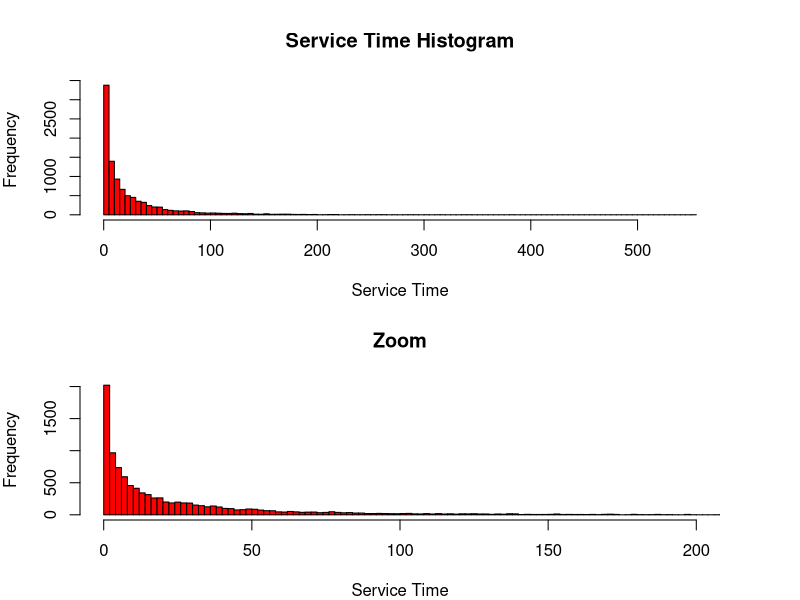
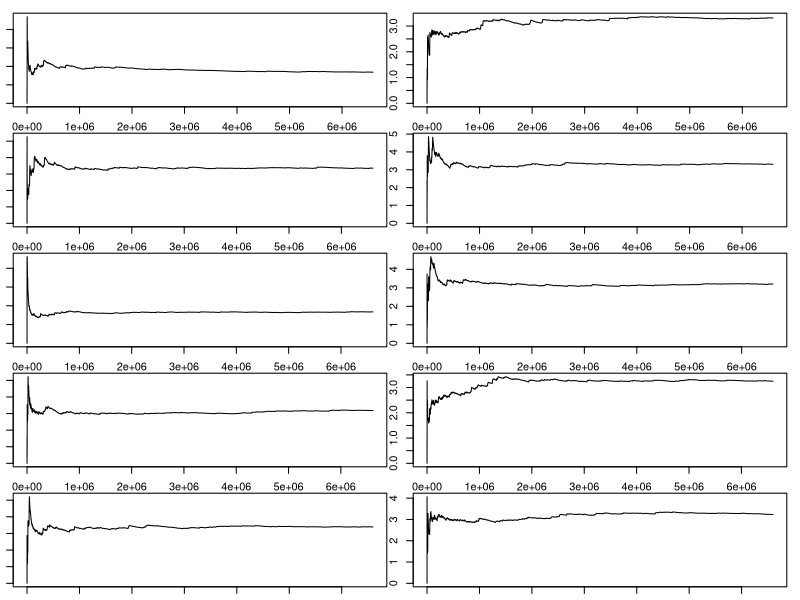

The R source for these figures, in order:
# Function to analyze the service time on N instances and compare it to the theoretical values 
# + creating histograms :
analysisServTime=function() {
  a = 0.6521
  E_tau = 66
  
  rho = 0.4
  N=10000
  
  b = create_b(rho)
  
    
  samples = rweibull(N, shape = a, scale = b )
  
  mean_service_samples = mean(samples)
  var_service_samples = var(samples)
  coeff_var_service_samples = sqrt(var_service_samples)/mean_service_samples
  
  mean_service_theoretical = getMeanVarianceWeibull(rho)$mean
  var_service_theoretical = getMeanVarianceWeibull(rho)$var
  coeff_var_service_theoretical = getMeanVarianceWeibull(rho)$coeff_var
  
  par(mfrow=c(2,1), mar=c(4,4,4,4))
  
  #histogram on all the sample :
  hist(samples,main="Service Time Histogram",xlab="Service Time", 
       ylab="Frequency", breaks = 100, col='red')
  
  #histogram zoom on the revelant part :
  hist(samples,main="Zoom",xlab="Service Time", ylab="Frequency",
       xlim=c(0,200), breaks=200, col='red')
  
  return(list(mean_service_samples=mean_service_samples, 
              mean_service_theoretical=mean_service_theoretical, 
              var_service_samples=var_service_samples, 
              var_service_theoretical=var_service_theoretical,
              coeff_var_service_samples=coeff_var_service_samples,
              coeff_var_service_theoretical=coeff_var_service_theoretical))
}

#Creation b with my E[tau]=66:
create_b=function(p,E_tau=66,a=0.6521) {
  return (p * E_tau / gamma((a+1)/a))
}

#Creation fct to calculate theorical mean and var of Erlang distrib
getMeanVarianceErlang=function(k=3, E_tau = 66){
  
  mean=E_tau
  lambda = k/E_tau
  var=k/(lambda)^2
  return(list(mean=mean, variance=var))
}


getMeanVarianceWeibull <- function(p, a=0.6521) {
  b = create_b(p)
  
  mean = b * gamma(1+1/a)
  variance = b^2 * (gamma(1+2/a) - (gamma(1+1/a))^2 )
  
  coeff_var = sqrt(variance)/mean
  
  return(list=list(mean = mean, var = variance, coeff_var = coeff_var))
}

# Return Wq approximation using Allen Cuneen's formula
allen_cunnen_approx <- function(p) {
  #Obtain mean and variance for arrival times and service times for better accuracy
  #Using above given formulas
  E_tau <- getMeanVarianceErlang()$mean
  E_x <- getMeanVarianceWeibull(p)$mean
  var_tau <- getMeanVarianceErlang()$var
  var_x <- getMeanVarianceWeibull(p)$var
  
  lambda <- 1/E_tau
  mu <- 1/E_x
  omega <-lambda/mu
  C <- omega/(1-p+omega)
  
  Wq_approx <- C*(lambda^2*var_tau + mu^2*var_x)/(2*mu*(1-p))
  return(Wq_approx)
}


#Function to calculate the confience intervals for Wq and Lq:
confidence_inter=function(simu) {
  print("Interval and mean for Wq")
  for(i in 1:length(simu)){
    conf_inter=t.test(simu[[i]]$wq)
    print(conf_inter$conf.int)
    print(conf_inter$estimate)
  }
  print("Interval and mean for Lq")
  for(i in 1:length(simu)){
    conf_inter=t.test(simu[[i]]$wq)
    print((conf_inter$conf.int*simu[[i]]$N)/simu[[i]]$tn)
    print((conf_inter$estimate*simu[[i]]$N)/simu[[i]]$tn)
    
  }
}


#Creation fct to generate data using the recurrent relations :
GenerateData=function(p,N=100000) {
  a = 0.6521
  b = create_b(p)
  
  #generation of service times
  X = rweibull(N, shape = a, scale = b )
  
  E_tau = 66
  E_stage = 22
  K = 3 #shape
  
  
  #generation of arrival times with rate=1/E(stage)
  tau = rgamma(N, shape = K, rate = 1/E_stage)
  
  #Initialization of statistics variables
  L=0; W=0; Lq=0; Wq=0;
  t=vector(mode='numeric', length=N)
  t[1]=0
  ts=vector(mode='numeric', length=N)
  ts[1]=0
  teta=vector(mode='numeric', length=N)
  teta[1]=-1/0
  wq=vector(mode='numeric', length=N)
  wq[1]=ts[1]-t[1]
  w=vector(mode='numeric', length=N)
  w[1]=wq[1]+X[1]
  Li=vector(mode='numeric', length=N)
  Li[1]=w[1]
  L=L+Li[1]
  LT=vector(mode='numeric', length=N)
  LT[1]=0
  lq=vector(mode='numeric', length=N)
  lq[1]=wq[1]
  #Recurrent calculation of the statistics
  for(i in 2:N){
    t[i]=t[i-1]+tau[i-1]
    ts[i]=max(teta[i-1],t[i])
    teta[i]=ts[i]+X[i]
    wq[i]=ts[i]-t[i]
    w[i]=wq[i]+X[i]
    Li[i]=w[i]
    L=L+Li[i]
    LT[i]=L/(t[i]-t[1])
    lq[i]=wq[i]
    Lq=Lq+lq[i]
  }
  
  #After N clients :
  W=sum(w)/N
  Wq=sum(wq)/N
  L=L/t[N]
  Lq=Lq/t[N]
  
  return(list(W=W,Wq=Wq,L=L,Lq=Lq,t=t,LT=LT,lq=lq, wq=wq,N=N,tn=t[N]))
}

main=function(p,N){
  #Generation of 10 simulations
  simu=list(GenerateData(p,N))
  simuWq=vector(mode='numeric', length=10)
  simuWq[1]=simu[[1]]$Wq
  simuLq=vector(mode='numeric', length=10)
  simuLq[1]=simu[[1]]$Lq
  simuW=vector(mode='numeric', length=10)
  simuW[1]=simu[[1]]$W
  simuL=vector(mode='numeric', length=10)
  simuL[1]=simu[[1]]$L
  for(i in 2:10){
    simu=c(simu, list(GenerateData(p,N)))
    simuWq[i]=simu[[i]]$Wq
    simuLq[i]=simu[[i]]$Lq
    simuW[i]=simu[[i]]$W
    simuL[i]=simu[[i]]$L
  }
  
  #plot the LT parameter versus t for the 10 generations 
  file_name=sprintf("./LT_vs_t.jpeg")
  jpeg(filename=file_name)
  par(mfrow=c(5,2), mar=c(1,1,1,1))
  
  for(i in 1:10){
    plot(simu[[i]]$t,simu[[i]]$LT,type='l',xlab='t',ylab='LT')
  }
  dev.off()
  
  #Calculate theorical Allen Cuneen values:
  Approx=allen_cunnen_approx(p)
  
  #Calcul of theorical W,Lq,L values with Allen Cuneen approximation
  #TheoricW=Approx+p*78
  
  #Confidence interval of the 10 simulations
  confidence_inter(simu)
  
  return(list(Allen_Cuneen=Approx,
              simuWq=simuWq,simuLq=simuLq,simuW=simuW,
              simuL=simuL,meanWq=mean(simuWq),meanLq=mean(simuLq),
              meanW=mean(simuW),meanL=mean(simuL)))
}



############1###########
analysisServTime()



############2###########
p=c(0.4, 0.7, 0.85, 0.925)
N = 100000
  
p[1]
main(p,N)
  
  
  
  